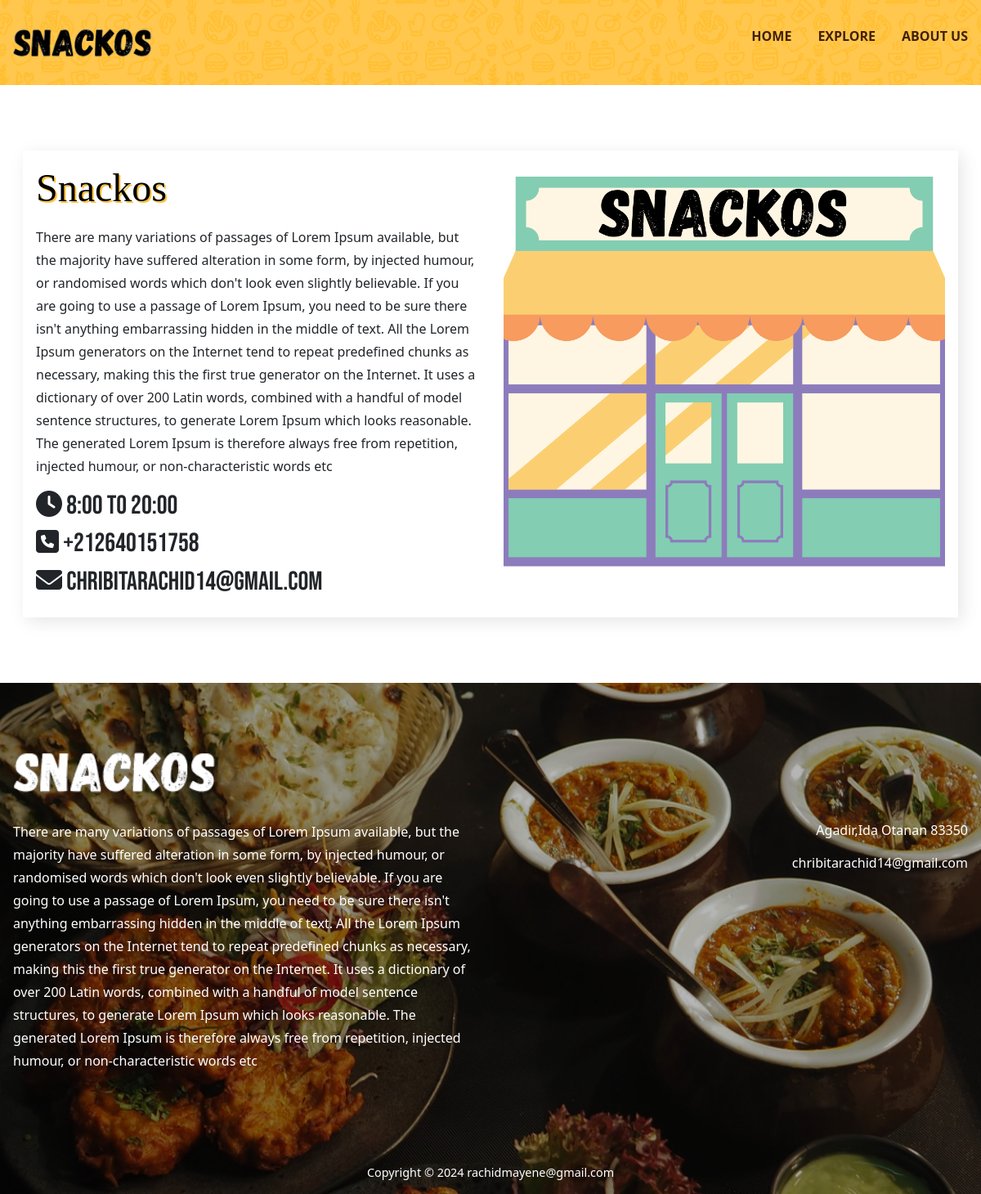
The page /about/ on the database its author committed.
### app/models.py (models this page shows, shortened)
class SnackInfo(models.Model):
    name=models.CharField(max_length=100)
    description=models.TextField()
    image = models.ImageField(upload_to='photos/snack')
    from_to=models.CharField(max_length=100)
    phone=models.CharField(max_length=100,blank=True,null=True)
    email=models.CharField(max_length=100 ,blank=True,null=True)
    instagram_link=models.CharField(max_length=400 ,blank=True,null=True)
    facebook_link=models.CharField(max_length=400 ,blank=True,null=True)
    x_link=models.CharField(max_length=400 ,blank=True,null=True)

### app/views.py (the view)
# urls.py: path('about/',views.about,name='about'),
def about(request):
    return render (request,'main/about.html')

### app/context_processor.py (called while the page is built)
def foods(request):
    menu=Menu.objects.all().filter(is_availabele=True).order_by('id')[:3]
    return dict(menu=menu)

def events(request):
    try:
       events=Events.objects.all()
    except(Events.DoesNotExist,TypeError):
          return redirect('index')
    return dict(events=events)

def about(request):
    try:
        info=SnackInfo.objects.all().first()
        context={
            "snackinfo":info
        }
    except(SnackInfo.DoesNotExist,TypeError):
        return redirect('index')
    return dict(info=info)

def category(request):
    category=Category.objects.all()
    return dict(category=category)

### templates/main/about.html
{%extends 'base/base.html'%}
{% load static %}
{% block content%}
<div id="navo">
  {% include 'include/nav.html'%}
</div>
{% if info %}
<section class="section__container event__container" id="event">
    <div class="event__content">
      <div class="event__image">
        {% if info.image %}
        <img src="{{info.image.url}}" alt="event" id="restau"/>
        {% else %}
        <img src="{% static 'img/default-restau.jpg' %}" alt="event"  id="restau"/>
        {% endif %}
      </div>
      <div class="event__details">
        <h2 class="section__header">{{info.name}}</h2>
        <p class="section__description">
         {{info.description}}
        </p>
        <h3> <i class="fa-solid fa-clock"></i> {{info.from_to}}</h3>
        <h3> <i class="fa-solid fa-square-phone"></i> {{info.phone}}</h3>
        {% if info.email %}
        <h3> <i class="fa-solid fa-envelope"></i> {{info.email}}</h3>
        {% endif %}
      </div>
    </div>
  </section>
{% endif %}
{% endblock %}

### templates/base/base.html (shortened to what this page needs)
{% load static %}
<!DOCTYPE html>
<html lang="en">
  <head>
    <link
      href="https://cdn.jsdelivr.net/npm/remixicon@4.2.0/fonts/remixicon.css"
      rel="stylesheet"
    />
    <link rel="stylesheet" href="{% static 'css/style.css' %}">
    <link href="https://cdn.jsdelivr.net/npm/bootstrap@5.3.3/dist/css/bootstrap.min.css" rel="stylesheet">
    <link rel="stylesheet" href="https://cdnjs.cloudflare.com/ajax/libs/font-awesome/6.3.0/css/all.min.css">
  </head>
  <body>
    {% block content%}
    {% endblock%}
    <footer class="footer">
        <div class="section__container footer__container">
          <div class="footer__logo">
            <img src=" {% static 'img/Snackos-logo-white-rm.png' %}" alt="logo" />
          </div>
          <div class="footer__content">
            <p>
              {{info.description}}
            </p>
            <div>
              <ul class="footer__links">
                <li>
                 Agadir,Ida Otanan 83350
                </li>
                {% if info.email%}
                <li>
                  {{info.email}}
                </li>
                {% endif%}
              </ul>
            </div>
          </div>
        </div>
        <div class="footer__bar">
          Copyright © 2024 rachidmayene@gmail.com
        </div>
      </footer>
    </body>
  </html>

### static/css/style.css (style rules this page uses)
:root { --primary-color: #42200b; --secondary-color: #ffc135; --tertiary-color: #df1c1c; --text-dark: #212529; --white: #ffffff; --max-width: 1200px; --header-font-1: "Alfa Slab One", serif; --header-font-2: "Bebas Neue", sans-serif; }
#event { width: 98%; border-radius: 10px; }
* { padding: 0; margin: 0; box-sizing: border-box; }
.section__container { max-width: var(--max-width); margin: auto; padding: 5rem 1rem; }
.section__header { font-size: 3rem; font-weight: 500; font-family: var(--header-font-1); color:black; text-align: center; line-height: 3.75rem; text-shadow: 2px 2px var(--secondary-color); }
.section__description { font-weight: 500; color: var(--text-dark); line-height: 1.75rem; }
img { display: flex; width: 100%; }
html, body { scroll-behavior: smooth; }
body { font-family: "Montserrat", sans-serif; }
.event__content { display: grid; gap: 2rem; padding: 1rem; box-shadow: 5px 5px 20px rgba(0, 0, 0, 0.1); }
.event__details { text-align: center; }
.event__details h3 { font-size: 2rem; font-weight: 500; font-family: var(--header-font-2); color: var(--text-dark); }
.event__details .section__header { margin-bottom: 1rem; }
.footer__logo img { max-width: 250px; }
.footer__content { margin-top: 2rem; display: grid; gap: 2rem; }
.footer__content p { font-weight: 5500; color: var(--white); line-height: 1.75rem; }
.footer__links { list-style: none; display: grid; gap: 1rem; }
.footer__links li { display: flex; align-items: center; gap: 1rem; font-weight: 500; color: var(--white); }
.footer__bar { padding: 1rem; font-size: 0.9rem; color: var(--white); text-align: center; }
@media (width > 768px) { .event__content { grid-template-columns: repeat(2, 1fr); align-items: center; } }
@media (width > 768px) { .event__image { grid-area: 1/2/2/3; } }
@media (width > 768px) { .event__details, .event__details .section__header { text-align: left; } }
@media (width > 768px) { .footer__content { grid-template-columns: repeat(2, 1fr); } }
@media (width > 768px) { .footer__links li { justify-content: flex-end; } }

### rows shown on the page
SnackInfo: image (picture), name "Snackos", description "There are many variations of passages of Lorem Ipsum available, but the majority have suffered alteration in some form, by injected humour, or randomised words which don't look even slightly believable. If you are going to use a passage of Lorem Ipsum, you need to be sure there isn't anything embarrassing hidden in the middle of text. All the Lorem Ipsum generators on the Internet tend to repeat predefined chunks as necessary, making this the first true generator on the Internet. It uses a dictionary of over 200 Latin words, combined with a handful of model sentence structures, to generate Lorem Ipsum which looks reasonable. The generated Lorem Ipsum is therefore always free from…", from_to "8:00 to 20:00", phone "+212640151758", email "chribitarachid14@gmail.com"
